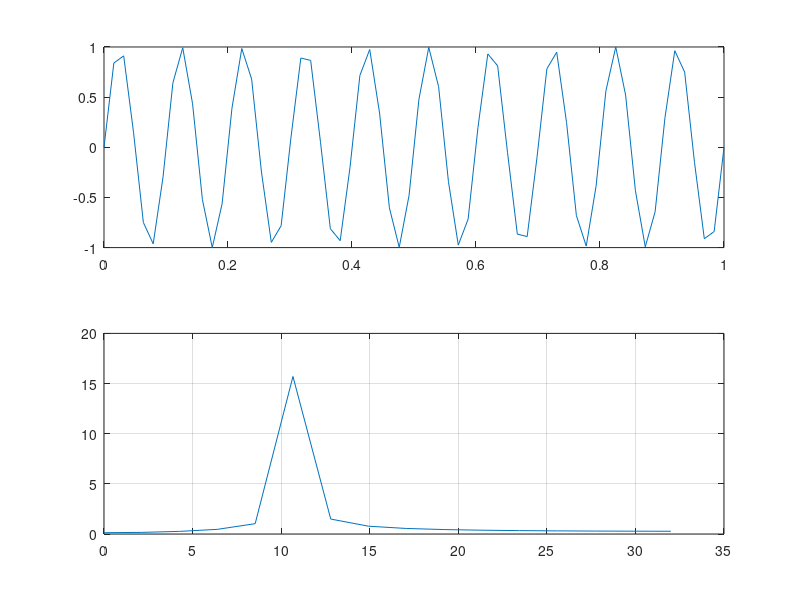

MATLAB code to generate this figure:
clear; clc;

fs = 64;
t = linspace(0,1,fs);
f = 10;
sinewave = sin(2*pi*f*t);
subplot(211),plot(t,sinewave);
%% DFT
NFFT = 32;   % fs/2 pointed FFT
X = fft(sinewave,NFFT);  % 32-pointed
mag = abs(X);

% reso = fs/NFFT; % 64/32 = 2
bins = linspace(0,fs/2,NFFT/2); % 12
% freq = reso*bins;

subplot(212),plot(bins,mag(1:NFFT/2));grid on;
